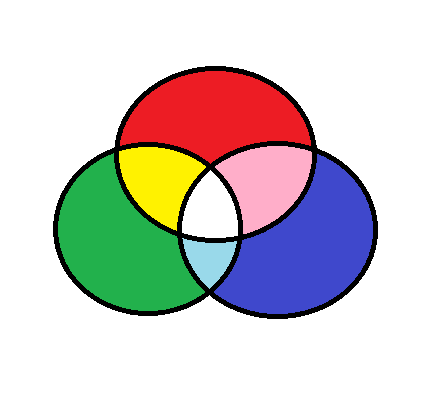
#> input picture 2)OpenCv/example10/img1.png, 437 x 394 px, found by its file name
$ python example19.py
#> lines starting #> are read from the running program, lines starting #| are printed output that depends on the picture
# -*- coding: utf-8 -*-
"""
Created on Tue Aug  6 18:46:10 2024

@author: MUHARREM GEDİK
"""

#%% cv2.erode method example.

#importing cv2,numpy
import cv2
import numpy as np

#reading image
image = cv2.imread(r"img1.png")
#> image is the input picture: shape (394, 437, 3); mean B, G, R 202.4, 203.9, 208.2

#window name in which image is displayed.
window_name1 = "Image1"
window_name2 = "Image2"

#Creating kernels
kernel1 = np.ones((5,5),np.uint8)
kernel2 = np.ones((6,6),np.uint8)

#Using cv2.erode() method
last_image1 = cv2.erode(image,kernel1)
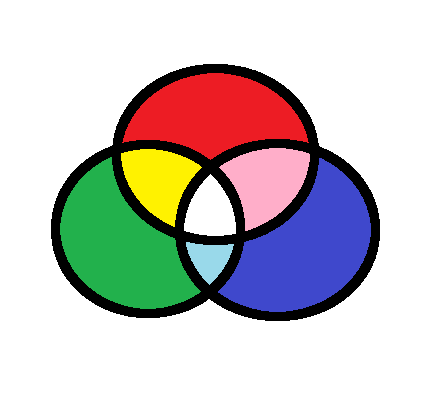
#> last_image1: shape (394, 437, 3); mean B, G, R 194.5, 195.6, 199.2
last_image2 = cv2.erode(image,kernel2,cv2.BORDER_REFLECT)
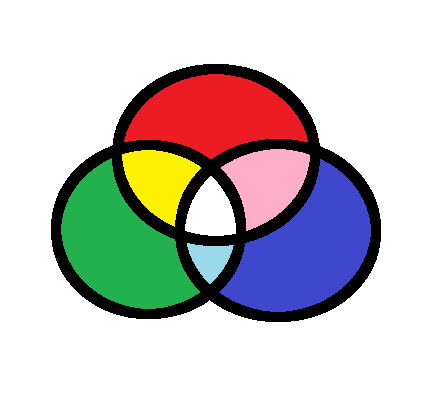
#> last_image2: shape (394, 437, 3); mean B, G, R 192.5, 193.5, 197.1

#Displaying the image
cv2.imshow(window_name1,last_image1)
cv2.imshow(window_name2,last_image2)

# De-allocate any associated memory usage
if cv2.waitKey(0) & 0xff == 27:
#> (key Esc is pressed here)
	cv2.destroyAllWindows()
